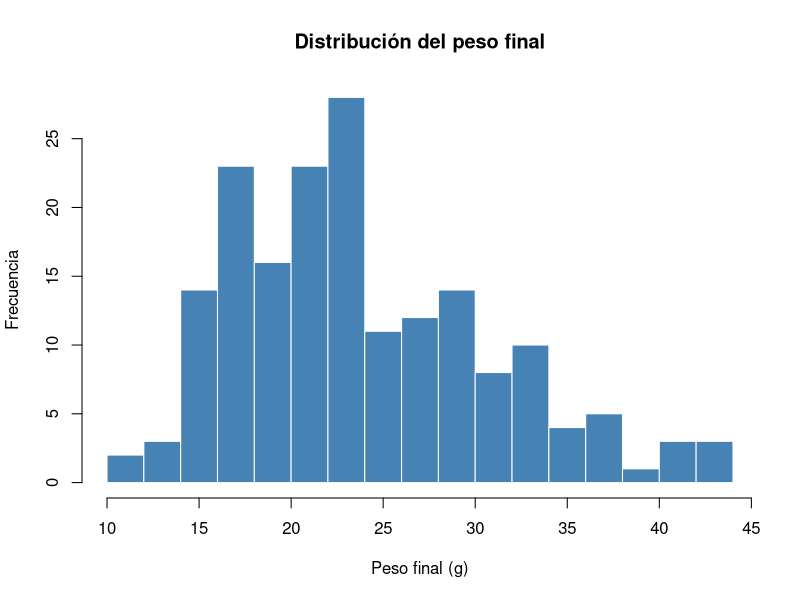
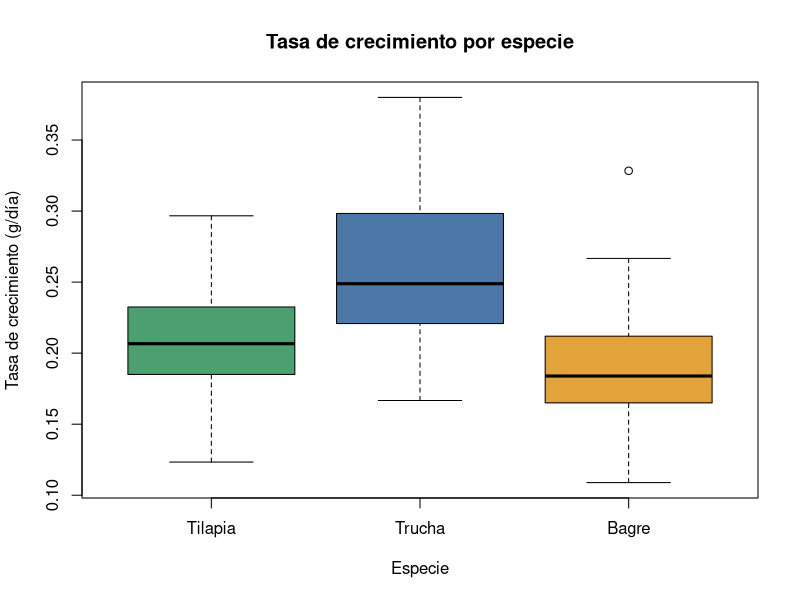
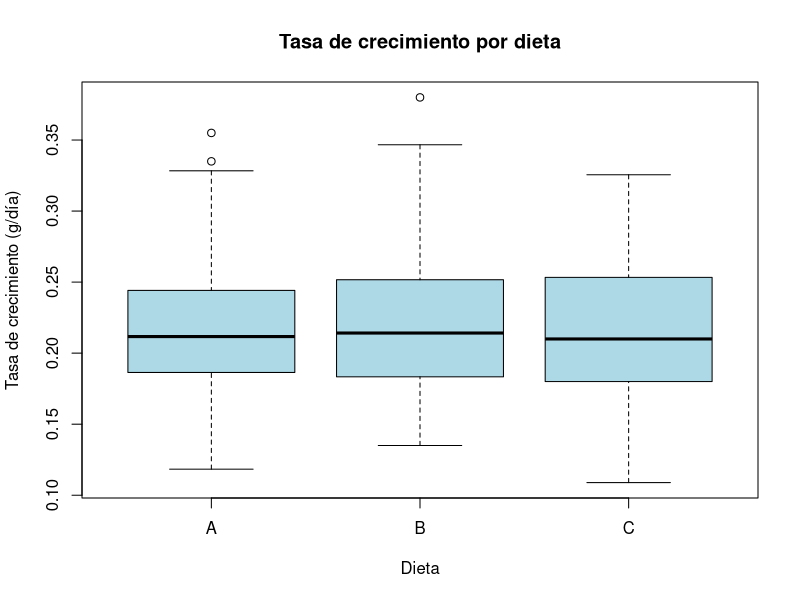
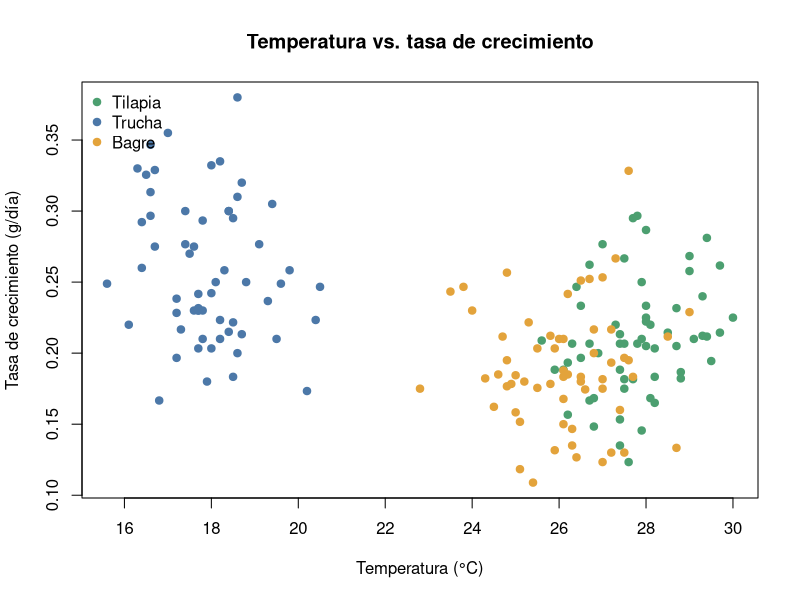
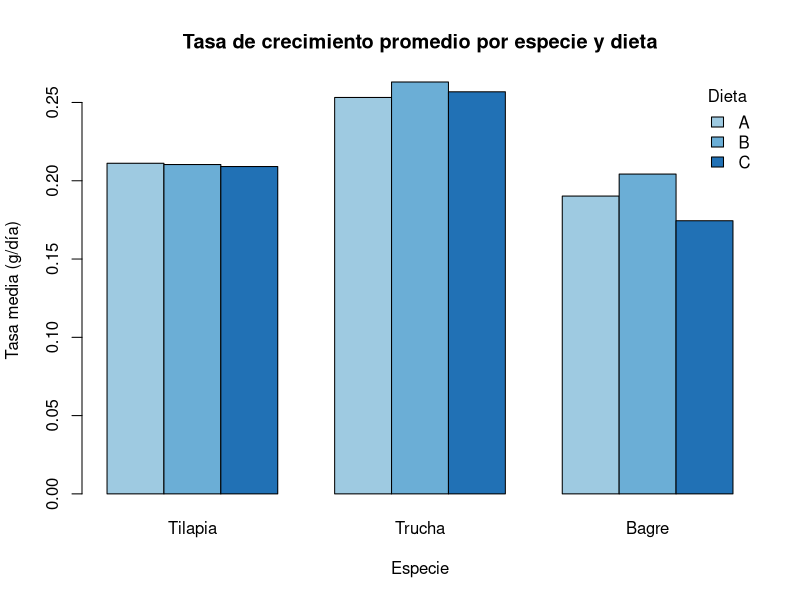

The R source for these figures, in order:
# ============================================================
# R para análisis de datos: crecimiento de peces en cultivo
# Versión autocontenida: NO necesita ningún archivo CSV
# ============================================================

# --- 1. Datos (simulados dentro de R) -----------------------
set.seed(42)

especies   <- c("Tilapia", "Trucha", "Bagre")
temp_base  <- c(28, 18, 26)      # temperatura típica por especie (°C)
k_especie  <- c(0.9, 1.1, 0.8)   # factor de crecimiento por especie
dietas     <- c("A", "B", "C")
f_dieta    <- c(1.00, 1.12, 0.95) # factor de crecimiento por dieta

grid <- expand.grid(rep = 1:20, dieta = 1:3, especie = 1:3)
n <- nrow(grid)  # 180 registros

dias           <- sample(c(30, 60, 90), n, replace = TRUE)
temperatura_c  <- round(rnorm(n, mean = temp_base[grid$especie], sd = 1.2), 1)
peso_inicial_g <- round(runif(n, 8, 15), 1)
ganancia       <- peso_inicial_g * 0.02 * dias *
  k_especie[grid$especie] * f_dieta[grid$dieta] *
  (1 + rnorm(n, 0, 0.12))
peso_final_g   <- round(peso_inicial_g + ganancia, 1)
oxigeno_mgl    <- round(rnorm(n, mean = 6.5, sd = 0.7), 2)

datos <- data.frame(
  id             = 1:n,
  especie        = factor(especies[grid$especie], levels = especies),
  dieta          = factor(dietas[grid$dieta]),
  dias           = dias,
  temperatura_c  = temperatura_c,
  oxigeno_mgl    = oxigeno_mgl,
  peso_inicial_g = peso_inicial_g,
  peso_final_g   = peso_final_g
)

# (Opcional) guardar la base como CSV en tu carpeta de trabajo:
# write.csv(datos, "acuacultura.csv", row.names = FALSE)

head(datos)
str(datos)
summary(datos)

# --- 2. Funciones sencillas --------------------------------

# Función 1: media y desviación estándar
resumen_basico <- function(x) {
  c(media = mean(x, na.rm = TRUE),
    desv_est = sd(x, na.rm = TRUE))
}

# Función 2: coeficiente de variación (%)
coef_variacion <- function(x) {
  sd(x, na.rm = TRUE) / mean(x, na.rm = TRUE) * 100
}

# Función 3: tasa de crecimiento diario (g/día)
tasa_crecimiento <- function(peso_inicial, peso_final, dias) {
  (peso_final - peso_inicial) / dias
}

# Función 4: histograma de cualquier variable numérica
hacer_histograma <- function(x, titulo, etiqueta_x, color = "steelblue") {
  hist(x, breaks = 15, col = color, border = "white",
       main = titulo, xlab = etiqueta_x, ylab = "Frecuencia")
}

# --- 3. Uso de las funciones -------------------------------
datos$tasa_g_dia <- tasa_crecimiento(datos$peso_inicial_g,
                                     datos$peso_final_g,
                                     datos$dias)

resumen_basico(datos$peso_final_g)
coef_variacion(datos$peso_final_g)

# Resumen de la tasa de crecimiento por especie y por dieta
sapply(split(datos$tasa_g_dia, datos$especie), resumen_basico)
sapply(split(datos$tasa_g_dia, datos$dieta), resumen_basico)

# --- 4. Gráficos -------------------------------------------

# 4.1 Histograma del peso final (usa la función 4)
hacer_histograma(datos$peso_final_g,
                 titulo = "Distribución del peso final",
                 etiqueta_x = "Peso final (g)")

# 4.2 Boxplot de la tasa de crecimiento por especie
boxplot(tasa_g_dia ~ especie, data = datos,
        col = c("#4C9F70", "#4C78A8", "#E3A33B"),
        main = "Tasa de crecimiento por especie",
        xlab = "Especie", ylab = "Tasa de crecimiento (g/día)")

# 4.3 Boxplot de la tasa de crecimiento por dieta
boxplot(tasa_g_dia ~ dieta, data = datos,
        col = "lightblue",
        main = "Tasa de crecimiento por dieta",
        xlab = "Dieta", ylab = "Tasa de crecimiento (g/día)")

# 4.4 Dispersión: temperatura vs. tasa de crecimiento
colores <- c("#4C9F70", "#4C78A8", "#E3A33B")[as.integer(datos$especie)]
plot(datos$temperatura_c, datos$tasa_g_dia,
     col = colores, pch = 19,
     main = "Temperatura vs. tasa de crecimiento",
     xlab = "Temperatura (°C)", ylab = "Tasa de crecimiento (g/día)")
legend("topleft", legend = levels(datos$especie),
       col = c("#4C9F70", "#4C78A8", "#E3A33B"), pch = 19, bty = "n")

# 4.5 Barras: tasa promedio por especie y dieta
promedios <- tapply(datos$tasa_g_dia, list(datos$dieta, datos$especie), mean)
barplot(promedios, beside = TRUE,
        col = c("#9ecae1", "#6baed6", "#2171b5"),
        main = "Tasa de crecimiento promedio por especie y dieta",
        xlab = "Especie", ylab = "Tasa media (g/día)")
legend("topright", title = "Dieta", legend = rownames(promedios),
       fill = c("#9ecae1", "#6baed6", "#2171b5"), bty = "n")
